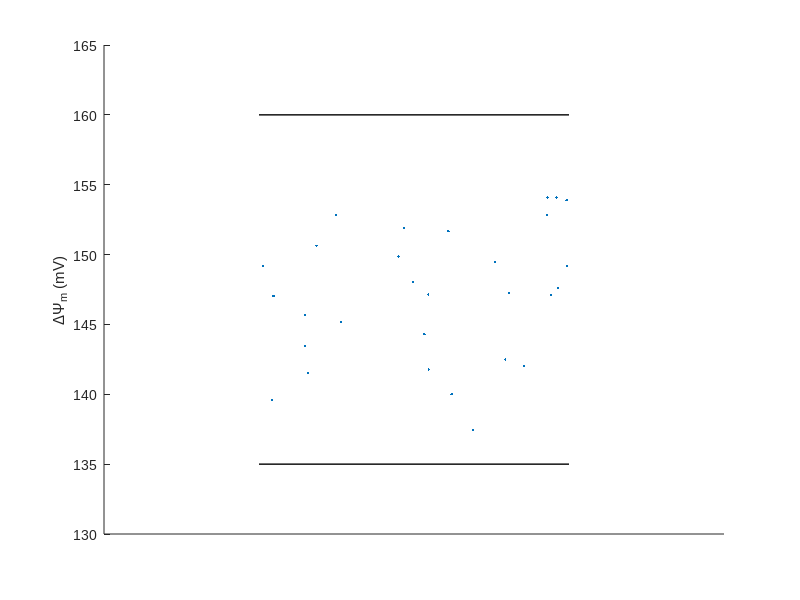
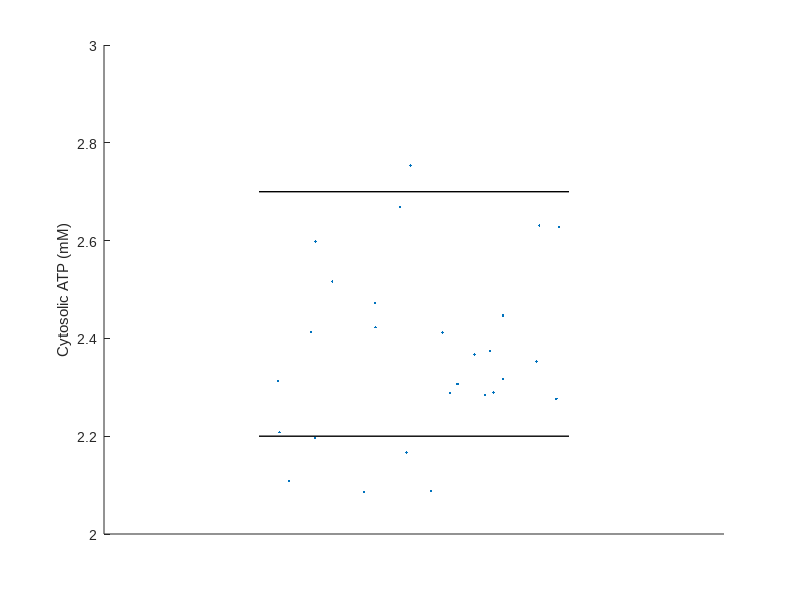
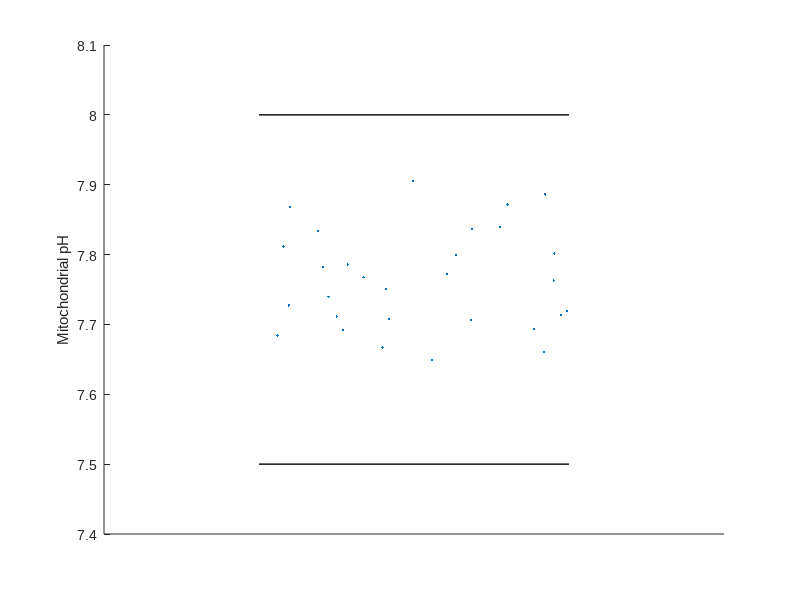

The MATLAB source for these figures, in order:
%%%%%%%%%%%%%%%%%%%%%%%%%%%%%%%%%%%%%%%%%%%
%%% Theurey et al 2018 - Figure 1B
%%% Scatter values generated by a population
%%% and draw lines at limits of literature values
%%%%%%%%%%%%%%%%%%%%%%%%%%%%%%%%%%%%%%%%%%

%% Obtain data
checkData = 0;
if checkData == 1
%%% Data can be generated by running a population
%%% (Beard_NC_simulatePopulation.m) and obtaining the desired parameter
%%% using the below commands [need to pause simulation]
% Baseline TMRM
baselineTMRM = squeeze(stateVarAll(:,19,:)); % to get dPsim
baselineTMRM = baselineTMRM(1,:); % to get baseline value
baselineTMRM = baselineTMRM';

% Baseline cytosolic ATP
baselineATPc = squeeze(stateVarAll(:,23,:));
baselineATPc = baselineATPc(1,:); % to get baseline value
baselineATPc = baselineATPc';

% Baseline mitochondrial pH
baselinePHx = squeeze(OutputAll(:,26,:));
baselinePHx = baselinePHx(1,:); % to get baseline value
baselinePHx = baselinePHx';

else
%%% Alternatively, here is a run from 09-May-2018 (30 simulations, rng(1))
%%% (data used in Figure)
%%% See "Baseline sims.xlsx" 
baselineTMRM = [149.1696867; 149.4510064; 145.1507917; 147.2573399;...
147.6163664; 148.018499; 147.140482; 151.8918438; 145.6775149; 142.4877963;...
142.0360414; 143.4568666; 150.6289994; 152.8470695; 152.8113373; 141.5402939;...
147.0377277; 153.8923832; NaN; 149.8591836; 137.4233501; 154.084823;...
147.1113718; 154.0755925; 141.7735735; 144.3038632; 151.6752627; 140.0073662;...
149.153521; 139.5968821];

baselineATPc = [0.002317006; 0.002411988; 0.002446799; 0.00237355;...
0.002753373; 0.00219711; 0.002108882; 0.002669021; 0.002598023; 0.00236729;...
0.002472237; 0.002276503; 0.002284923; 0.001846975; 0.002306665; 0.002313164;...
0.002085244; 0.002287939; NaN; 0.002166925; 0.002516084; 0.001797033;...
0.002630918; 0.00235261; 0.002627498; 0.002412586; 0.002289641; 0.00242262;...
0.002207942; 0.00208726 ];

baselinePHx = [7.739732687; 7.727202039; 7.782567139; 7.772593699;...
7.719497835; 7.762793045; 7.785909009; 7.692044126; 7.750253268; 7.868016856;...
7.811362105; 7.836647782; 7.707577857; 7.711368384; 7.666780254; 7.83934863;...
7.801585941; 7.660475492; NaN; 7.713723941; 7.90520554; 7.684194711;...
7.706091194; 7.64912383; 7.833781411; 7.79975459; 7.693175025; 7.871799534;...
7.767404448; 7.886169897 ];

end
%%

varNameAll = {'baselineTMRM' 'baselineATPc' 'baselinePHx'};

for figureNum = 1:3

varName = varNameAll{figureNum};

if strcmp(varName, 'baselineTMRM')
    plotValue = baselineTMRM;
elseif strcmp(varName, 'baselineATPc')
    plotValue = baselineATPc;
elseif strcmp(varName, 'baselinePHx')
    plotValue = baselinePHx;
end

% Apply random x-axis scatter for plotting
plotValue(:,2) = 1;
for i = 1:size(plotValue,1)
plotValue(i,2) = plotValue(i,2) + 0.1+(0.1*rand);
end

% Change default font type to Arial
set(0,'defaultAxesFontName', 'Arial')
set(0,'defaultTextFontName', 'Arial')

% Scatter plot
% Dimensions for publication (Fig 1B)
figure('Position', [100 100 50 115])
markersize = 3;
scatter(plotValue(:,2),plotValue(:,1), markersize,'filled','k')
if strcmp(varName, 'baselineATPc')
    % Plot ATP in mM
    scatter(plotValue(:,2),plotValue(:,1)*1000, markersize,'filled','k')
end
hold on

if strcmp(varName, 'baselineTMRM')
    % Literature ranges from Gerencser 2012, Ward 2000, 
    % Nicholls & Budd 2000, Nicholls 1980, Surin 2013
    litMin = 135;
    litMax = 160;
    axesMin = 130;
    axesMax = 165;   
% Apply axes names and legend
ylabel('\Delta\Psi_m (mV)')

elseif strcmp(varName, 'baselineATPc')
    % Literature ranges from Weisova 2009, Lehninger [rinciples of biochem, 
    % Aubert 2001, 2005; DiNuzzo 2010 model, Cloutier 2009 model
    litMin = 2.2;   % in mM
    litMax = 2.7;
    axesMin = 2.0;
    axesMax = 3.0;   
ylabel('Cytosolic ATP (mM)')

elseif strcmp(varName, 'baselinePHx')
    % Literature ranges from Bolshakov 2007, Poburko 2011
    litMin = 7.5;
    litMax = 8.0;
    axesMin = 7.4;
    axesMax = 8.1;
ylabel('Mitochondrial pH')
end

% Plot think black lines at limits of literature values
plot([1.1 1.2], [litMin litMin], 'k', 'LineWidth', 1)
plot([1.1 1.2], [litMax litMax], 'k', 'LineWidth', 1)

% Apply axes limits
ylim([axesMin axesMax])
xlim([1.05 1.25])

% Apply legend
%legend('Simulations', 'Literature range')

% Remove x-axis ticks
set(gca,'XTick',[])
end
%%
